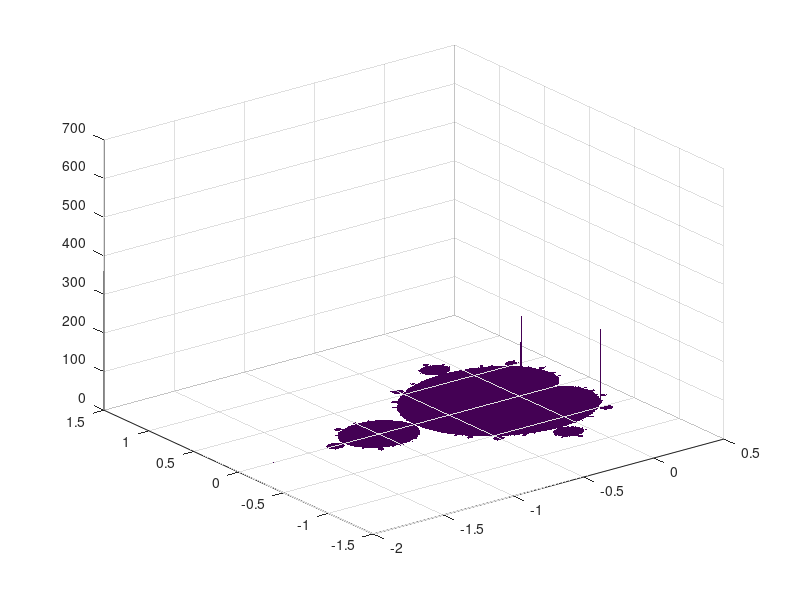

This chart was generated by the following MATLAB code:
z = zeros(499,499);
for n = 1:996
    z = z.^2 + linspace(-2,0.5,499) + 1i*linspace(-1.25,1.25,499)';
end
surf(-2:2.5/498:0.5, -1.25:2.5/498:1.25, abs(z), 'edgecolor', 'none')
